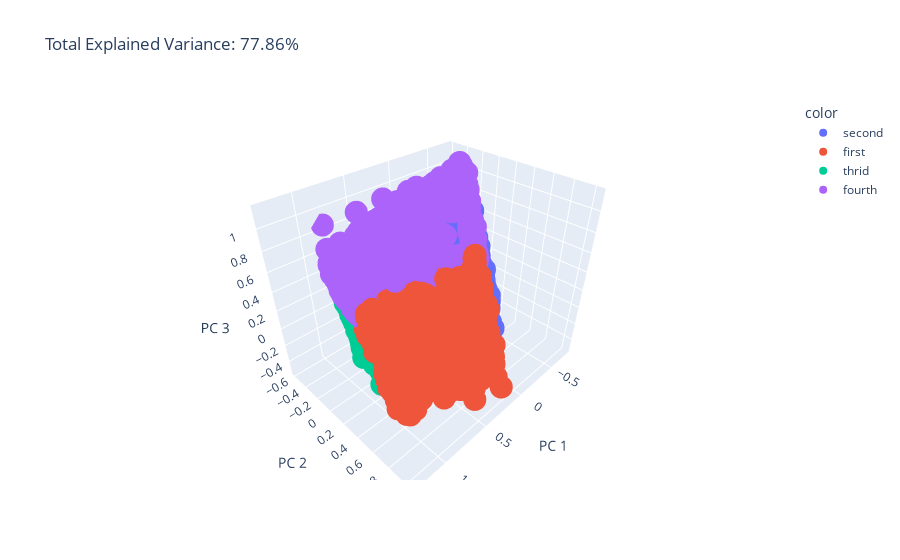

Notebook source saved alongside this figure:
### Markdown cell above
Escolhemos component 1 e 2 porque sao o que explicam maior variancia. Pela maneira que estão criados os clusters, pode justificar mudar para 3 ou 5 clusters

### Code cell
#visualizing PCA 3d
import plotly.express as px
from sklearn.decomposition import PCA

df = df_clustering_scaled
#X = df[['sepal_length', 'sepal_width', 'petal_length', 'petal_width']]

pca = PCA(n_components=3)
components = pca.fit_transform(df)

total_var = pca.explained_variance_ratio_.sum() * 100

fig = px.scatter_3d(
    components, x=0, y=1, z=2, color=df_segm_pca_kmeans['Segment'],
    title=f'Total Explained Variance: {total_var:.2f}%',
    labels={'0': 'PC 1', '1': 'PC 2', '2': 'PC 3'}
)
fig.show()

### Figure 1 — Plotly figure (JSON) as saved in the notebook; plotly's stock layout.template omitted (floating-point values rounded to 4 significant figures; data arrays with more than 128 entries replaced by an {"elided": "..."} marker saying what was removed)
{"data": [{"hovertemplate": "color=second<br>PC 1=%{x}<br>PC 2=%{y}<br>PC 3=%{z}<extra></extra>", "legendgroup": "second", "marker": {"color": "#636efa", "symbol": "circle"}, "mode": "markers", "name": "second", "scene": "scene", "showlegend": true, "type": "scatter3d", "x": {"elided": "4312 float values"}, "y": {"elided": "4312 float values"}, "z": {"elided": "4312 float values"}}, {"hovertemplate": "color=first<br>PC 1=%{x}<br>PC 2=%{y}<br>PC 3=%{z}<extra></extra>", "legendgroup": "first", "marker": {"color": "#EF553B", "symbol": "circle"}, "mode": "markers", "name": "first", "scene": "scene", "showlegend": true, "type": "scatter3d", "x": {"elided": "1230 float values"}, "y": {"elided": "1230 float values"}, "z": {"elided": "1230 float values"}}, {"hovertemplate": "color=thrid<br>PC 1=%{x}<br>PC 2=%{y}<br>PC 3=%{z}<extra></extra>", "legendgroup": "thrid", "marker": {"color": "#00cc96", "symbol": "circle"}, "mode": "markers", "name": "thrid", "scene": "scene", "showlegend": true, "type": "scatter3d", "x": {"elided": "2173 float values"}, "y": {"elided": "2173 float values"}, "z": {"elided": "2173 float values"}}, {"hovertemplate": "color=fourth<br>PC 1=%{x}<br>PC 2=%{y}<br>PC 3=%{z}<extra></extra>", "legendgroup": "fourth", "marker": {"color": "#ab63fa", "symbol": "circle"}, "mode": "markers", "name": "fourth", "scene": "scene", "showlegend": true, "type": "scatter3d", "x": {"elided": "921 float values"}, "y": {"elided": "921 float values"}, "z": {"elided": "921 float values"}}], "layout": {"legend": {"title": {"text": "color"}, "tracegroupgap": 0}, "scene": {"domain": {"x": [0, 1], "y": [0, 1]}, "xaxis": {"title": {"text": "PC 1"}}, "yaxis": {"title": {"text": "PC 2"}}, "zaxis": {"title": {"text": "PC 3"}}}, "title": {"text": "Total Explained Variance: 77.86%"}}}
